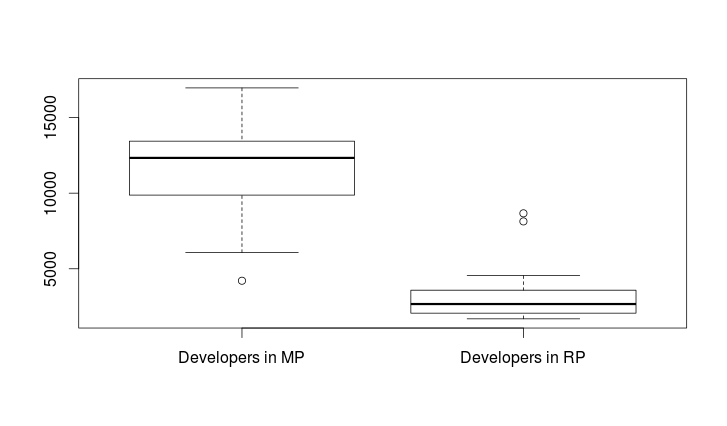

The script that drew this image:
devsMPRP <- read.table("~/Documents/git/rupak/scripts/reports/devs_mp_rp.csv",header=T,sep=",")
boxplot(devsMPRP$devs_mp, devsMPRP$devs_rp, names=c("Developers in MP","Developers in RP"))
